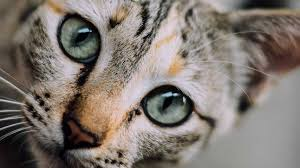
#> input picture 数值特征/datasets/cat.png, 300 x 168 px
$ jupyter execute --allow-errors '图像特征.ipynb'   (shell and % lines are left out)
#> lines starting #> are read from the running program, lines starting #| are printed output that depends on the picture
[cell 1]
import skimage
import numpy as np
import pandas as pd
import matplotlib.pyplot as plt
from skimage import io
#opencv tensorflow

# 图像shape

[cell 2]
cat = io.imread('./datasets/cat.png')
#> cat is the input picture: shape (168, 300, 3); mean R, G, B 127.5, 118.8, 111.9
dog = io.imread('./datasets/dog.png')
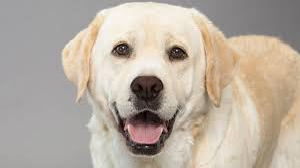
#> input picture 数值特征/datasets/dog.png, 300 x 168 px
#> dog is the input picture: shape (168, 300, 3); mean R, G, B 184.5, 173.5, 160.8
df = pd.DataFrame(['Cat', 'Dog'], columns=['Image'])


print(cat.shape, dog.shape)
#| (168, 300, 3) (168, 300, 3)

[cell 3]
cat #0-255,越小的值代表越暗，越大的值越亮

[cell 4]
#coffee = skimage.transform.resize(coffee, (300, 451), mode='reflect')
fig = plt.figure(figsize = (8,4))
ax1 = fig.add_subplot(1,2, 1)
ax1.imshow(cat)
ax2 = fig.add_subplot(1,2, 2)
ax2.imshow(dog)
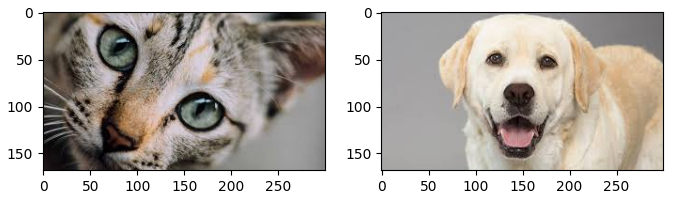
#> figure drawn by matplotlib, 2 panels

[cell 5]
dog_r = dog.copy() # Red Channel
dog_r[:,:,1] = dog_r[:,:,2] = 0 # set G,B pixels = 0
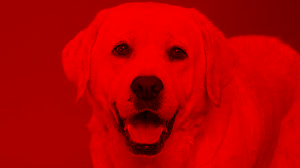
#> dog_r: shape (168, 300, 3); mean R, G, B 184.5, 0, 0
dog_g = dog.copy() # Green Channel
dog_g[:,:,0] = dog_r[:,:,2] = 0 # set R,B pixels = 0
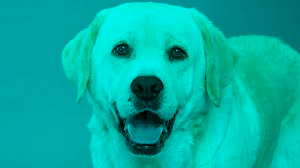
#> dog_g: shape (168, 300, 3); mean R, G, B 0, 173.5, 160.8
dog_b = dog.copy() # Blue Channel
dog_b[:,:,0] = dog_b[:,:,1] = 0 # set R,G pixels = 0
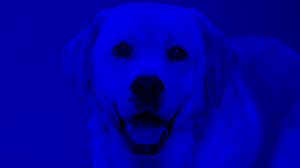
#> dog_b: shape (168, 300, 3); mean R, G, B 0, 0, 160.8

plot_image = np.concatenate((dog_r, dog_g, dog_b), axis=1)
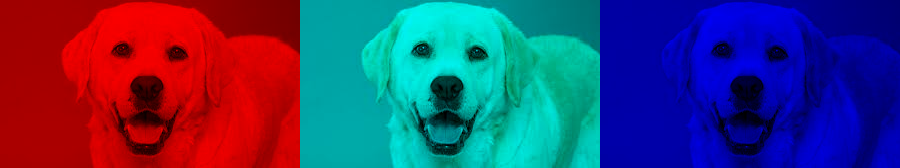
#> plot_image: shape (168, 900, 3); mean R, G, B 61.5, 57.8, 107.2
plt.figure(figsize = (10,4))
plt.imshow(plot_image)
